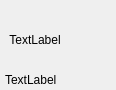
<?xml version="1.0" encoding="UTF-8"?>
<ui version="4.0">
 <class>Form</class>
 <widget class="QWidget" name="Form">
  <property name="geometry">
   <rect>
    <x>0</x>
    <y>0</y>
    <width>116</width>
    <height>90</height>
   </rect>
  </property>
  <property name="windowTitle">
   <string>Form</string>
  </property>
  <widget class="QLabel" name="champLabel">
   <property name="geometry">
    <rect>
     <x>5</x>
     <y>70</y>
     <width>60</width>
     <height>20</height>
    </rect>
   </property>
   <property name="text">
    <string>TextLabel</string>
   </property>
  </widget>
  <widget class="QLabel" name="champIcon">
   <property name="geometry">
    <rect>
     <x>5</x>
     <y>10</y>
     <width>60</width>
     <height>60</height>
    </rect>
   </property>
   <property name="text">
    <string>TextLabel</string>
   </property>
   <property name="alignment">
    <set>Qt::AlignCenter</set>
   </property>
  </widget>
 </widget>
 <resources>
  <include location="c_icons/champIcons.qrc"/>
 </resources>
 <connections/>
</ui>
